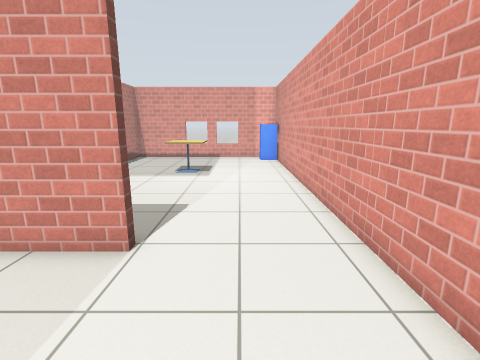
view 1 (above)

20 first-person views from a walk through a Gazebo world. The camera is 1.2 m above the floor, tilts 12° down and sees 85° across. Floor lines are 1 m apart. The floor is counted in squares, 0.5 m on a side. Each view is taken from the middle of a square. On the plan, view 1 faces up. The plan holds only what a view shows up to about 17 squares ahead; the rest is blank. Robots are left out. Gazebo's built-in surfaces are drawn with simple patterns. Some stock models are drawn as simple stand-ins.

view 2
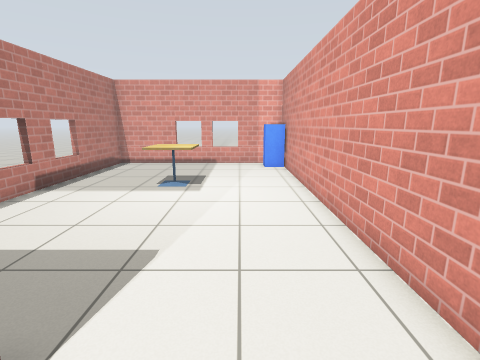

view 3
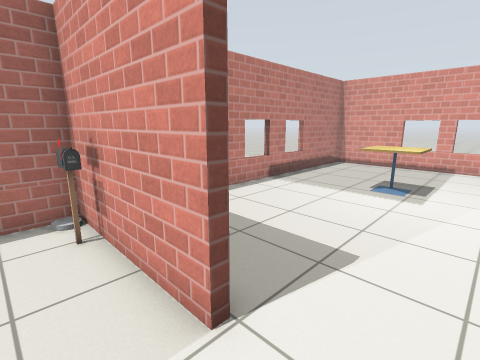

view 4
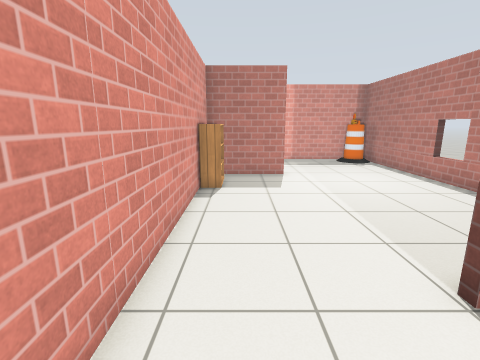

view 5
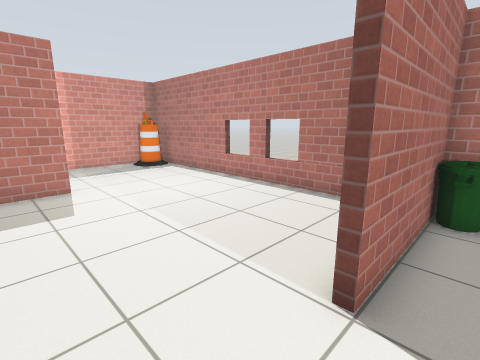

view 6
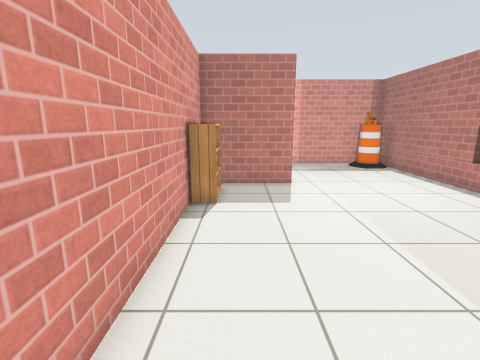

view 7
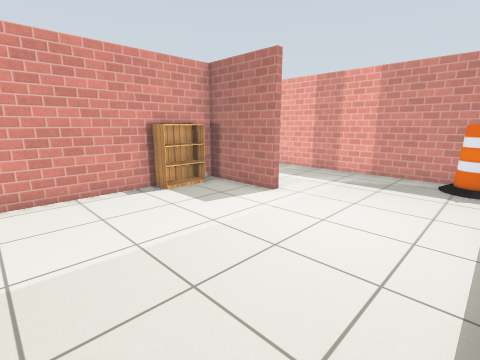

view 8
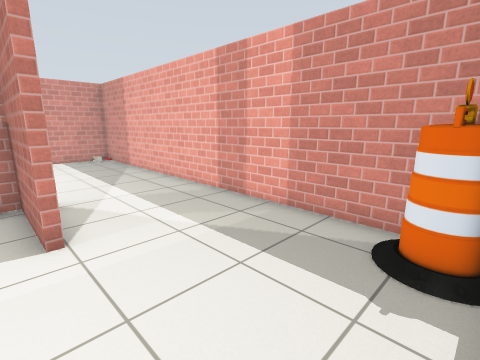

view 9
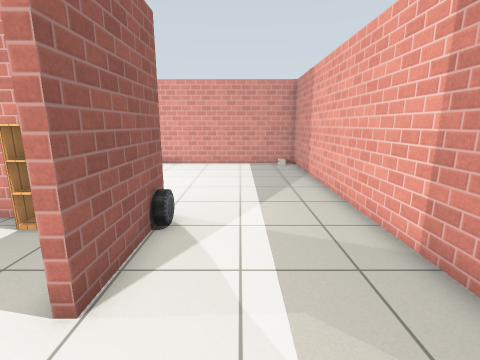

view 10
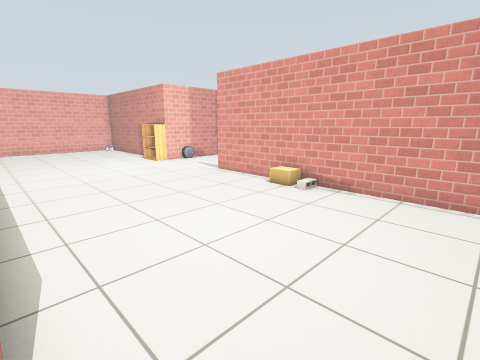

view 11
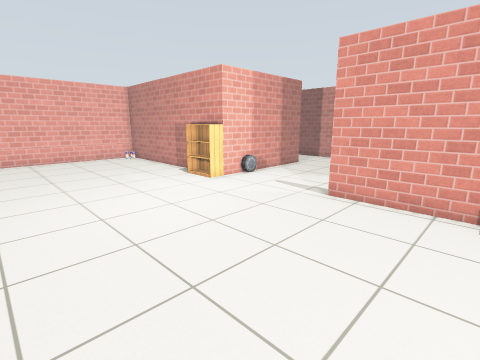

view 12
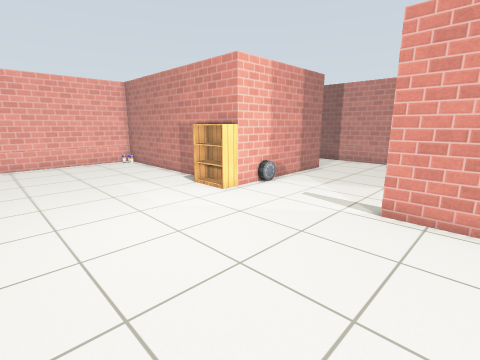

view 13
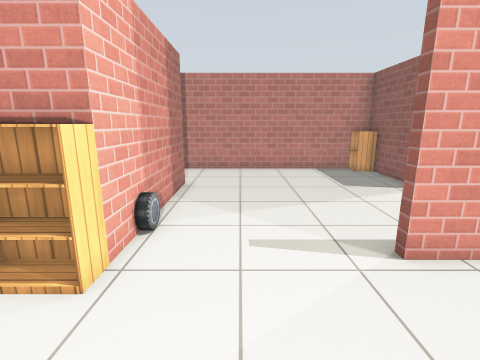

view 14
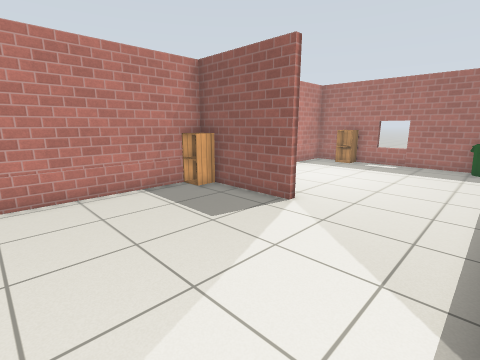

view 15
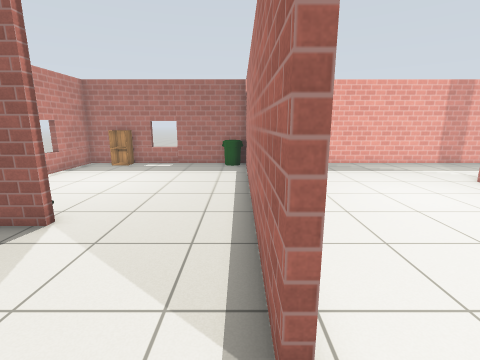

view 16
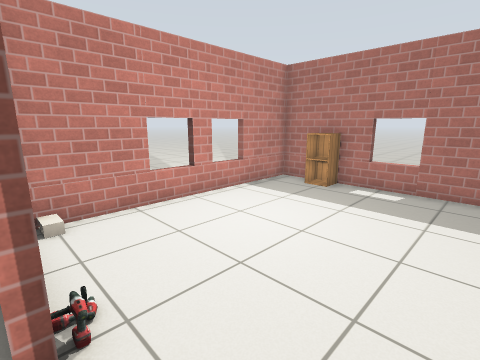

view 17
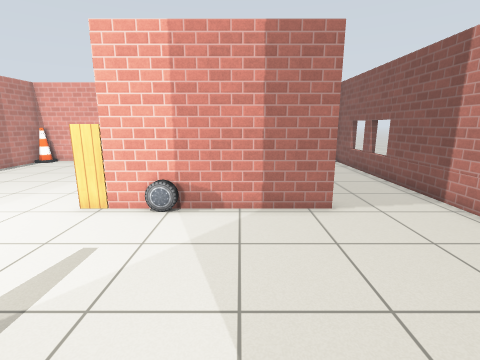

view 18
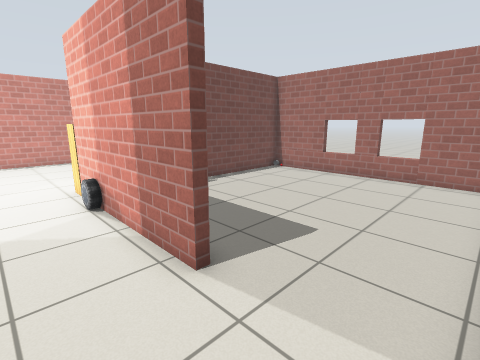

view 19
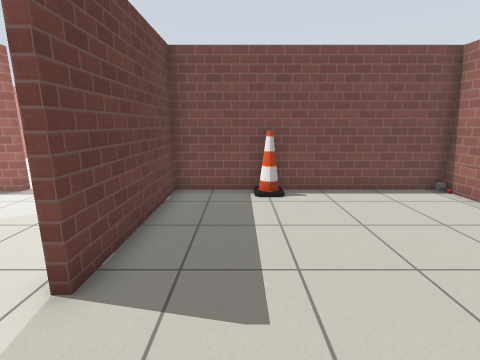

view 20
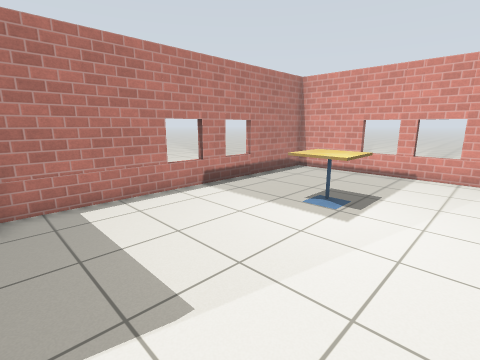

### Floor plan
Ten units are one square. View 1 is at (0, 0); x grows to the right and y downward. Boxes are objects, and circles mark ways between rooms. Rooms are numbered by the first view taken in them; rooms with no view inside come last. Other rooms are left out.
<svg viewBox="-80 -200 313 310">
<path fill="none" stroke="#000" d="M-13 46 26 46 26 -46M29 49 -13 49M-20 -47 -75 -47 -75 104 24 104M26 -46 26 -195 -75 -195 -75 -50 -21 -50M123 -6 123 -40M123 -104 123 -185M29 -115 29 -78M123 85 123 17M24 104 124 104M122 -195 29 -195 29 -161M188 -93 124 -93M177 4 177 0 224 0 224 -95M125 -41 125 6M123 -40 127 -40M216 -195 125 -195 125 -105M224 -95 224 -194M125 -96 188 -96M222 52 228 52M222 76 228 76M125 55 125 64M125 72 125 80M125 42 125 51M126 104 224 104 224 6M125 6 125 40"/>
<rect x="-75" y="85" width="20" height="20" fill="#bbb"><title>barrel</title></rect>
<rect x="-65" y="-45" width="10" height="10" fill="#bbb"><title>postbox</title></rect>
<rect x="15" y="45" width="10" height="10" fill="#bbb"><title>car</title></rect>
<rect x="15" y="15" width="10" height="20" fill="#bbb"><title>bookshelf</title></rect>
<rect x="-75" y="-65" width="10" height="10" fill="#bbb"><title>bin</title></rect>
<rect x="-35" y="-145" width="20" height="20" fill="#bbb"><title>cafe table</title></rect>
<rect x="15" y="-195" width="10" height="20" fill="#bbb"><title>postbox</title></rect>
<rect x="25" y="-195" width="10" height="10" fill="#bbb"><title>cone</title></rect>
<rect x="115" y="15" width="10" height="10" fill="#bbb"><title>cinder block</title></rect>
<rect x="115" y="-5" width="10" height="20" fill="#bbb"><title>cardboard box</title></rect>
<rect x="115" y="-105" width="10" height="10" fill="#bbb"><title>bookshelf</title></rect>
<rect x="135" y="-95" width="10" height="10" fill="#bbb"><title>car</title></rect>
<rect x="215" y="-15" width="10" height="10" fill="#bbb"><title>cabinet</title></rect>
<rect x="115" y="-195" width="10" height="10" fill="#bbb"><title>other object</title></rect>
<rect x="125" y="-135" width="10" height="10" fill="#bbb"><title>cone</title></rect>
<rect x="125" y="-185" width="10" height="10" fill="#bbb"><title>other object</title></rect>
<rect x="125" y="-195" width="10" height="10" fill="#bbb"><title>other object</title></rect>
<rect x="125" y="85" width="20" height="20" fill="#bbb"><title>bin</title></rect>
<rect x="175" y="5" width="10" height="10" fill="#bbb"><title>drill</title></rect>
<rect x="195" y="95" width="10" height="10" fill="#bbb"><title>cabinet</title></rect>
<rect x="215" y="5" width="10" height="10" fill="#bbb"><title>cinder block</title></rect>
<circle cx="0" cy="-50" r="3" fill="#2a7"/>
<circle cx="30" cy="80" r="3" fill="#2a7"/>
<circle cx="130" cy="-70" r="3" fill="#2a7"/>
<circle cx="205" cy="-100" r="3" fill="#2a7"/>
<circle cx="155" cy="0" r="3" fill="#2a7"/>
<text x="-30" y="30">1</text>
<text x="-20" y="-120">2</text>
<text x="80" y="-40">3</text>
<text x="180" y="-50">4</text>
<text x="180" y="-150">5</text>
<text x="180" y="60">6</text>
</svg>
Room 1 opens to room 2. Room 1 opens to room 3. Room 3 opens to room 4. Room 4 opens to room 5. Room 4 opens to room 6.

Where each view was taken, in squares from view 1:
view 1: 0 up, 0 right, facing up
view 2: 3 up, 0 right, facing up
view 3: 3 up, 0 right, facing up-left
view 4: 8 up, 1 right, facing down
view 5: 6 up, 1 right, facing down-left
view 6: 6 up, 1 right, facing down
view 7: 3 up, 7 left, facing down-right
view 8: 4 down, 7 left, facing down-right
view 9: 7 down, 4 left, facing right
view 10: 7 down, 3 right, facing up-right
view 11: 0 up, 4 right, facing up-right
view 12: 2 up, 5 right, facing up-right
view 13: 7 up, 8 right, facing right
view 14: 7 up, 13 right, facing down-right
view 15: 6 up, 13 right, facing down
view 16: 0 up, 15 right, facing down-right
view 17: 2 up, 16 right, facing up
view 18: 7 up, 22 right, facing up-left
view 19: 12 up, 22 right, facing left
view 20: 6 up, 1 right, facing up-left
